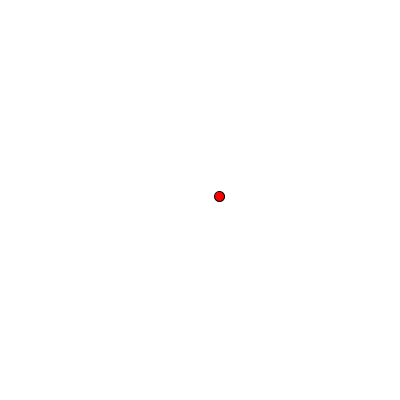
Frame 1 (no input)
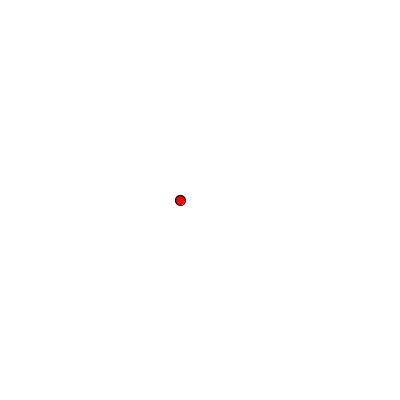
Frame 60 (the mouse pressed at the canvas centre just before this capture)
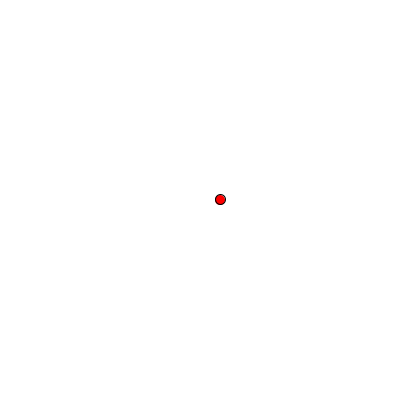
Frame 120 (the mouse held since frame 60 and released just before this capture)

The Processing sketch that drew these frames (run headless with seeded random() and noise(); from frame 60 on, the mouse is pressed at the canvas centre):

// Processing sketch: circleOnCircularPath
// ── circleOnCircularPath.pde
// these are the values I'm using to locate the center of the 
// circle and the little circle that travels around its perimeter
int radius = 20;
float diameter = 2*radius;
float xCenter;
float yCenter;
float xPos;
float yPos;
float theta = 0;
float increment = PI/20;

// setup the canvas
void setup()
{
  size(400,400);
  background(255);
  
  // put the big circle in the center. We will draw a small, red circle that travels
  // around its perimeter.
  xCenter = width/2;
  yCenter = height/2;
}

void draw()
{
  background(255);
  
  // this is all the stuff that moves the little red circle around the big one.
  // its using the idea that any point on a circle, centered at the origin
  // is of the form: (radius * cos(angle), radius * sin(angle))
  // read more about that here: https://en.wikipedia.org/wiki/Polar_coordinate_system 
  theta += increment;
  xPos = radius * cos(theta)+ xCenter;
  yPos = yCenter - radius * sin(theta);
  println("xPos ",xPos, " yPos ", yPos, " xCenter ",xCenter, " yCenter ",yCenter);
  fill(255,0,0);
  ellipse(xPos,yPos,diameter/4, diameter/4);

}
